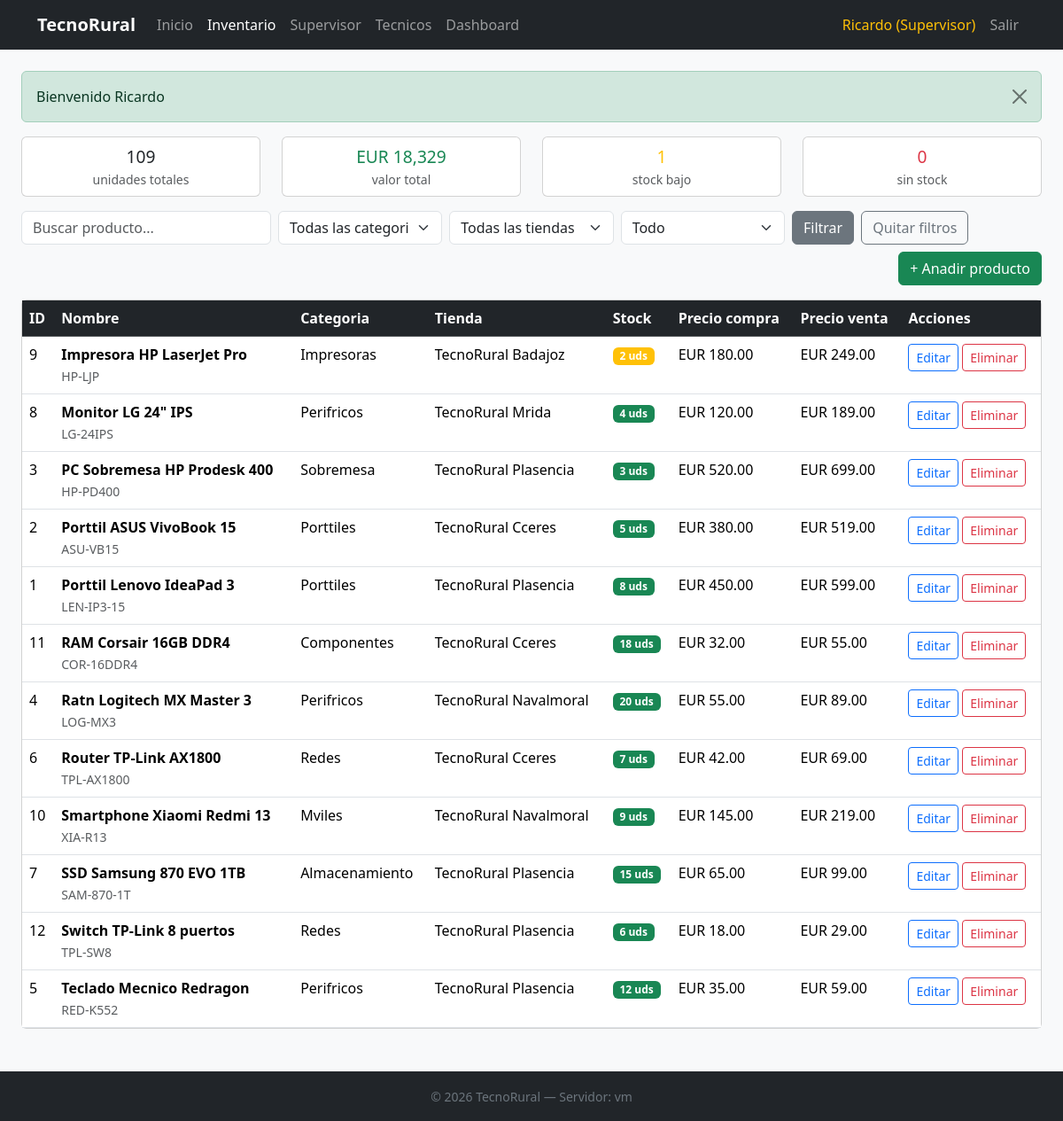
Screenshot of /tecnorural/inventario.php (signed in) with the database file from the repository.
### tables this page shows
CREATE TABLE IF NOT EXISTS inventario (
 id INT AUTO_INCREMENT PRIMARY KEY,
 nombre VARCHAR(150) NOT NULL,
 referencia VARCHAR(50) UNIQUE,
 id_categoria INT,
 id_tienda INT,
 stock INT DEFAULT 0,
 precio_compra DECIMAL(10,2),
 precio_venta DECIMAL(10,2),
 descripcion TEXT,
 proveedor VARCHAR(100),
 stock_minimo INT DEFAULT 3,
 activo TINYINT(1) DEFAULT 1,
 created_at DATETIME DEFAULT CURRENT_TIMESTAMP,
 updated_at DATETIME DEFAULT CURRENT_TIMESTAMP ON UPDATE CURRENT_TIMESTAMP,
 FOREIGN KEY (id_categoria) REFERENCES categoria(id),
 FOREIGN KEY (id_tienda) REFERENCES tienda(id)
);

CREATE TABLE IF NOT EXISTS categoria (
 id INT AUTO_INCREMENT PRIMARY KEY,
 nombre VARCHAR(80) NOT NULL,
 icono VARCHAR(10) DEFAULT ''
);

CREATE TABLE IF NOT EXISTS tienda (
 id INT AUTO_INCREMENT PRIMARY KEY,
 nombre VARCHAR(100) NOT NULL,
 direccion VARCHAR(200),
 municipio VARCHAR(100),
 provincia VARCHAR(50) DEFAULT 'Cceres',
 telefono VARCHAR(20),
 email VARCHAR(100),
 horario VARCHAR(150),
 activa TINYINT(1) DEFAULT 1,
 fecha_apertura DATE,
 created_at DATETIME DEFAULT CURRENT_TIMESTAMP
);

### tecnorural/inventario.php (the view, shortened to what this page needs)
<?php
include 'includes/layout.php';
$conn = getDB();
$buscar = isset($_GET['buscar']) ? $_GET['buscar'] : '';
$sql = "SELECT i.*, c.nombre as cat_nombre, t.nombre as tienda_nombre
        FROM inventario i
        LEFT JOIN categoria c ON c.id = i.id_categoria
        LEFT JOIN tienda t ON t.id = i.id_tienda
        WHERE i.activo = 1";
$params = array();
$sql .= " ORDER BY i.nombre";
$stmt = $conn->prepare($sql);
$stmt->execute($params);
$productos = $stmt->fetchAll();
$total_stock = $conn->query("SELECT SUM(stock) FROM inventario WHERE activo=1")->fetchColumn();
$valor_total = $conn->query("SELECT SUM(stock*precio_venta) FROM inventario WHERE activo=1")->fetchColumn();
$bajo_stock = $conn->query("SELECT COUNT(*) FROM inventario WHERE activo=1 AND stock<=stock_minimo AND stock>0")->fetchColumn();
$sin_stock = $conn->query("SELECT COUNT(*) FROM inventario WHERE activo=1 AND stock=0")->fetchColumn();
?>
<div class="container-fluid px-4">
<div class="row mb-3">
    <div class="col-md-3">
        <div class="card text-center p-2">
            <big><?php echo number_format($total_stock) ?></big>
            <small class="text-muted">unidades totales</small>
        </div>
    </div>
    <div class="col-md-3">
        <div class="card text-center p-2">
            <big class="text-success">EUR <?php echo number_format($valor_total, 0) ?></big>
            <small class="text-muted">valor total</small>
        </div>
    </div>
    <div class="col-md-3">
        <div class="card text-center p-2">
            <big class="text-warning"><?php echo $bajo_stock ?></big>
            <small class="text-muted">stock bajo</small>
        </div>
    </div>
    <div class="col-md-3">
        <div class="card text-center p-2">
            <big class="text-danger"><?php echo $sin_stock ?></big>
            <small class="text-muted">sin stock</small>
        </div>
    </div>
</div>
<form method="GET" class="row g-2 mb-3">
    <div class="col-md-3">
        <input type="text" name="buscar" class="form-control" placeholder="Buscar producto..."
               value="<?php echo $buscar ?>">
    </div>
    <div class="col-md-2">
        <select name="cat" class="form-select">
            <option value="">Todas las categorias</option>
        </select>
    </div>
    <div class="col-md-2">
        <select name="tienda" class="form-select">
            <option value="">Todas las tiendas</option>
        </select>
    </div>
    <div class="col-md-2">
        <select name="stock" class="form-select">
            <option value="">Todo</option>
        </select>
    </div>
    <div class="col-auto">
        <button type="submit" class="btn btn-secondary">Filtrar</button>
    </div>
    <div class="col-auto">
        <a href="inventario.php" class="btn btn-outline-secondary">Quitar filtros</a>
    </div>
    <div class="col-auto ms-auto">
        <button type="button" class="btn btn-success" data-bs-toggle="modal" data-bs-target="#modalProducto"
                onclick="limpiarModal()">+ Anadir producto</button>
    </div>
</form>
<div class="card">
<div class="table-responsive">
<table class="table table-hover mb-0">
    <thead class="table-dark">
        <tr>
            <th>ID</th>
            <th>Nombre</th>
            <th>Categoria</th>
            <th>Tienda</th>
            <th>Stock</th>
            <th>Precio compra</th>
            <th>Precio venta</th>
            <th>Acciones</th>
        </tr>
    </thead>
    <tbody>
        <?php foreach($productos as $p) {
            if($p['stock'] == 0) {
                $color_stock = 'danger';
            } else if($p['stock'] <= $p['stock_minimo']) {
                $color_stock = 'warning';
            } else {
                $color_stock = 'success';
            }
        ?>
        <tr>
            <td><?php echo $p['id'] ?></td>
            <td>
                <strong><?php echo htmlspecialchars($p['nombre']) ?></strong>
                <?php if($p['referencia'] != '') { ?>
                <br><small class="text-muted"><?php echo $p['referencia'] ?></small>
                <?php } ?>
            </td>
            <td><?php echo $p['cat_nombre'] ? $p['cat_nombre'] : '-' ?></td>
            <td><?php echo $p['tienda_nombre'] ? $p['tienda_nombre'] : '-' ?></td>
            <td>
                <span class="badge bg-<?php echo $color_stock ?>">
                    <?php echo $p['stock'] ?> uds
                </span>
            </td>
            <td><?php echo $p['precio_compra'] ? 'EUR ' . number_format($p['precio_compra'], 2) : '-' ?></td>
            <td><?php echo $p['precio_venta'] ? 'EUR ' . number_format($p['precio_venta'], 2) : '-' ?></td>
            <td>
                <button class="btn btn-sm btn-outline-primary" data-bs-toggle="modal" data-bs-target="#modalProducto"
                        onclick='cargarProducto(<?php echo json_encode($p) ?>)'>
                    Editar
                </button>
                <a href="?borrar=<?php echo $p['id'] ?>" class="btn btn-sm btn-outline-danger"
                   onclick="return confirm('Seguro que quieres eliminar este producto?')">
                    Eliminar
                </a>
            </td>
        </tr>
        <?php }  ?>
    </tbody>
</table>
</div>
</div>
</div>

### rows the page displays
inventario: id "9", nombre "Impresora HP LaserJet Pro", referencia "HP-LJP", id_categoria.nombre "Impresoras", id_tienda.nombre "TecnoRural Badajoz", stock "2", precio_compra "180.00", precio_venta "249.00"
inventario: id "8", nombre "Monitor LG 24\" IPS", referencia "LG-24IPS", id_categoria.nombre "Perifricos", id_tienda.nombre "TecnoRural Mrida", stock "4", precio_compra "120.00", precio_venta "189.00"
inventario: id "3", nombre "PC Sobremesa HP Prodesk 400", referencia "HP-PD400", id_categoria.nombre "Sobremesa", id_tienda.nombre "TecnoRural Plasencia", stock "3", precio_compra "520.00", precio_venta "699.00"
inventario: id "2", nombre "Porttil ASUS VivoBook 15", referencia "ASU-VB15", id_categoria.nombre "Porttiles", id_tienda.nombre "TecnoRural Cceres", stock "5", precio_compra "380.00", precio_venta "519.00"
inventario: id "1", nombre "Porttil Lenovo IdeaPad 3", referencia "LEN-IP3-15", id_categoria.nombre "Porttiles", id_tienda.nombre "TecnoRural Plasencia", stock "8", precio_compra "450.00", precio_venta "599.00"
inventario: id "11", nombre "RAM Corsair 16GB DDR4", referencia "COR-16DDR4", id_categoria.nombre "Componentes", id_tienda.nombre "TecnoRural Cceres", stock "18", precio_compra "32.00", precio_venta "55.00"
inventario: id "4", nombre "Ratn Logitech MX Master 3", referencia "LOG-MX3", id_categoria.nombre "Perifricos", id_tienda.nombre "TecnoRural Navalmoral", stock "20", precio_compra "55.00", precio_venta "89.00"
inventario: id "6", nombre "Router TP-Link AX1800", referencia "TPL-AX1800", id_categoria.nombre "Redes", id_tienda.nombre "TecnoRural Cceres", stock "7", precio_compra "42.00", precio_venta "69.00"
inventario: id "10", nombre "Smartphone Xiaomi Redmi 13", referencia "XIA-R13", id_categoria.nombre "Mviles", id_tienda.nombre "TecnoRural Navalmoral", stock "9", precio_compra "145.00", precio_venta "219.00"
inventario: id "7", nombre "SSD Samsung 870 EVO 1TB", referencia "SAM-870-1T", id_categoria.nombre "Almacenamiento", id_tienda.nombre "TecnoRural Plasencia", stock "15", precio_compra "65.00", precio_venta "99.00"
inventario: id "12", nombre "Switch TP-Link 8 puertos", referencia "TPL-SW8", id_categoria.nombre "Redes", id_tienda.nombre "TecnoRural Plasencia", stock "6", precio_compra "18.00", precio_venta "29.00"
inventario: id "5", nombre "Teclado Mecnico Redragon", referencia "RED-K552", id_categoria.nombre "Perifricos", id_tienda.nombre "TecnoRural Plasencia", stock "12", precio_compra "35.00", precio_venta "59.00"

### other values shown
$label "Inicio"
$label "Inventario"
$label "Supervisor"
$label "Tecnicos"
$label "Dashboard"
$_SESSION['supervisor_nombre'] "Ricardo"
$f['msg'] "Bienvenido Ricardo"
$total_stock "109"
$valor_total "18,329"
$bajo_stock "1"
$sin_stock "0"
gethostname() "vm"
